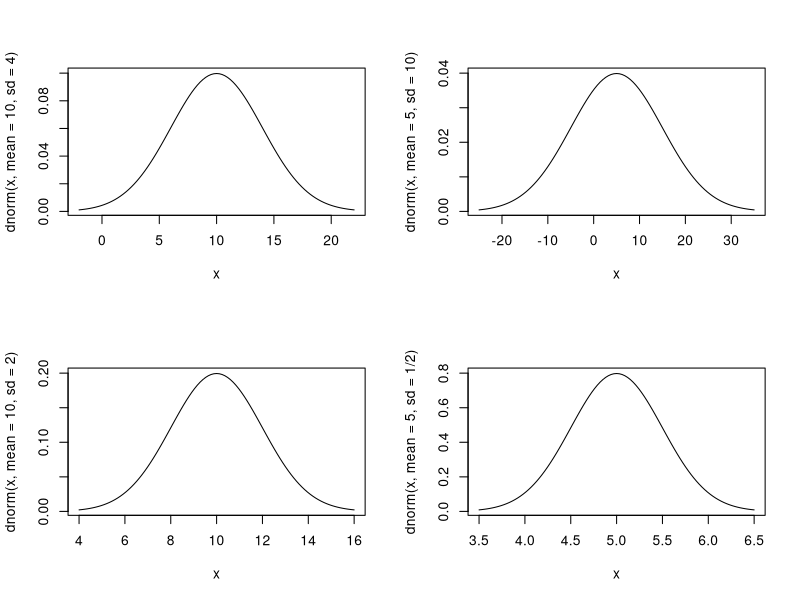
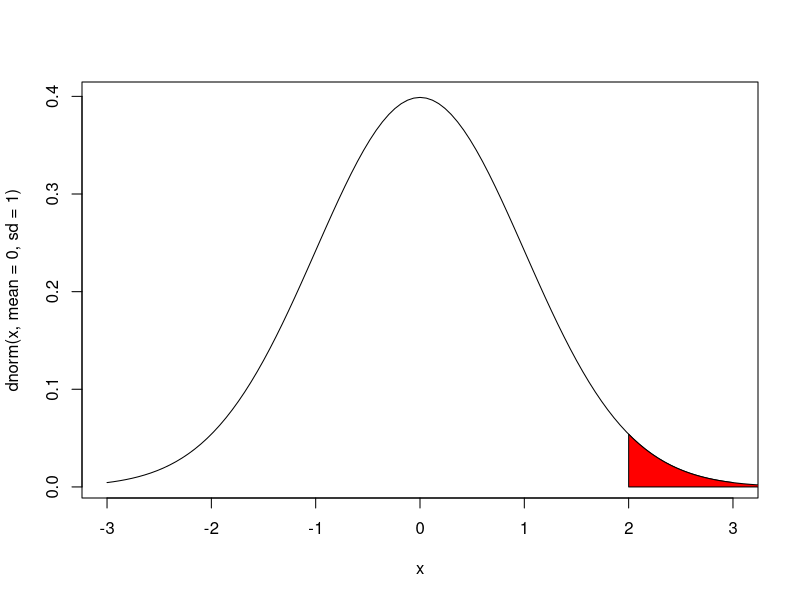
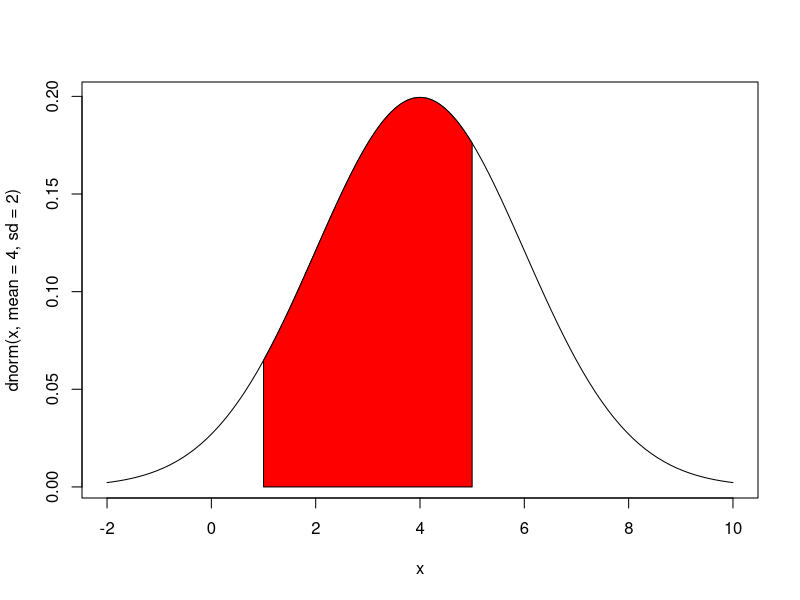
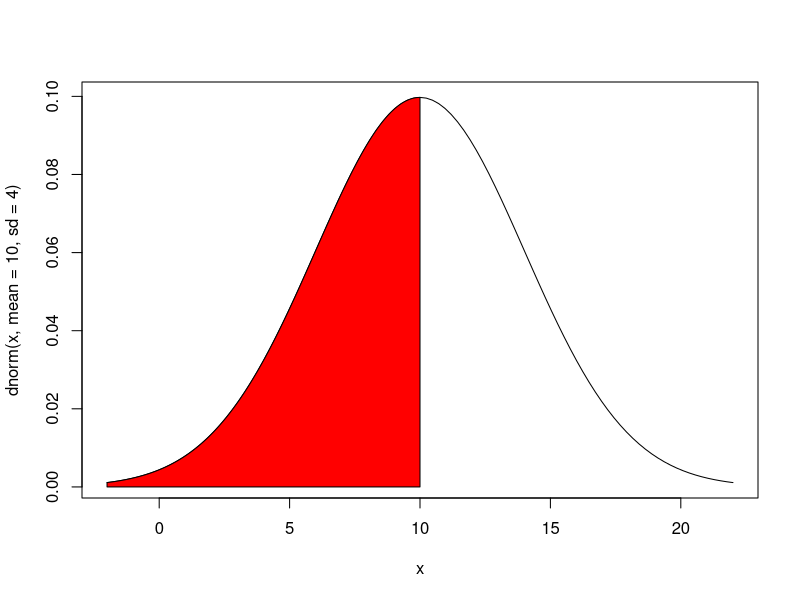
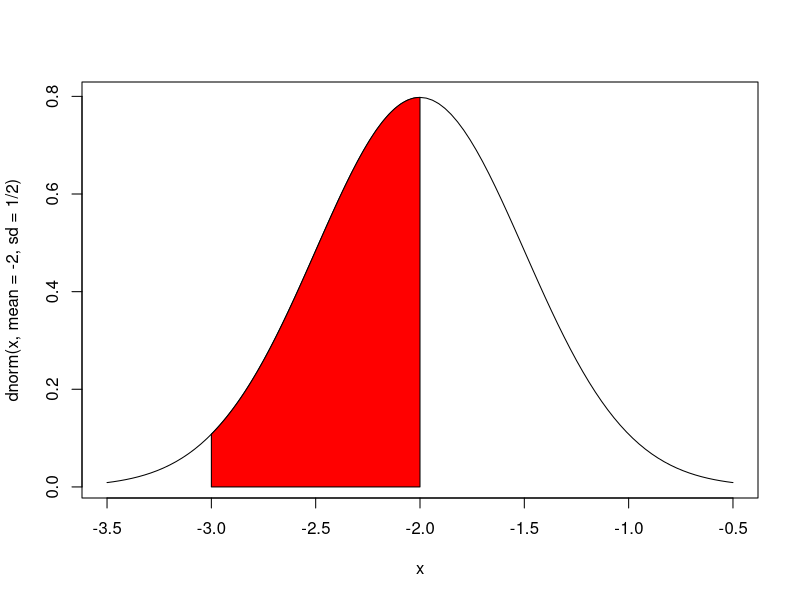
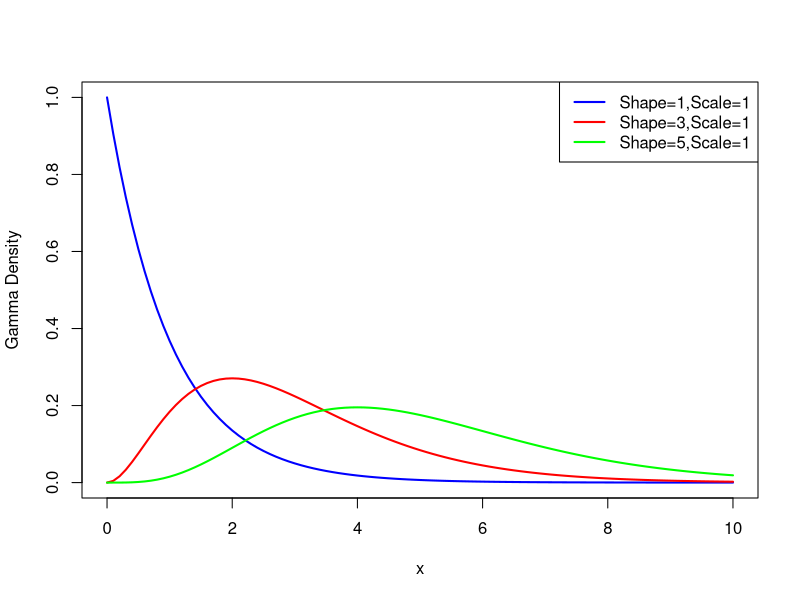
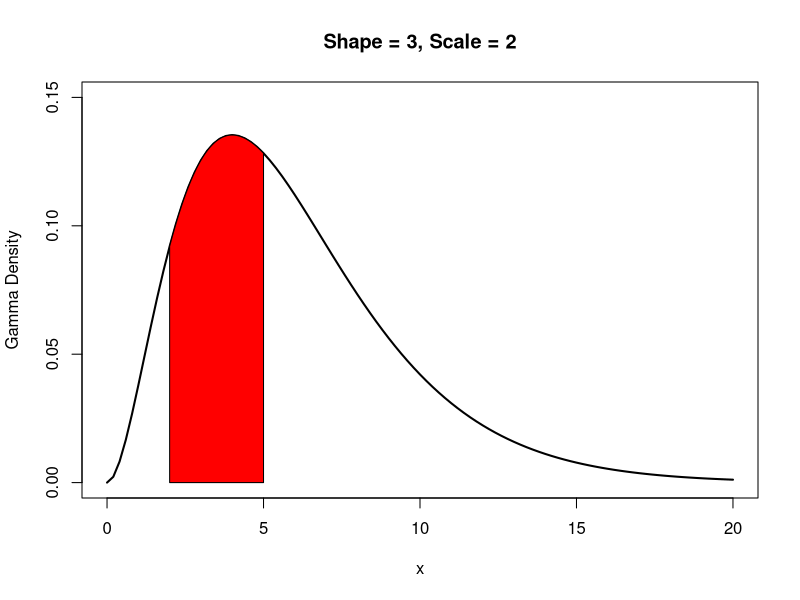
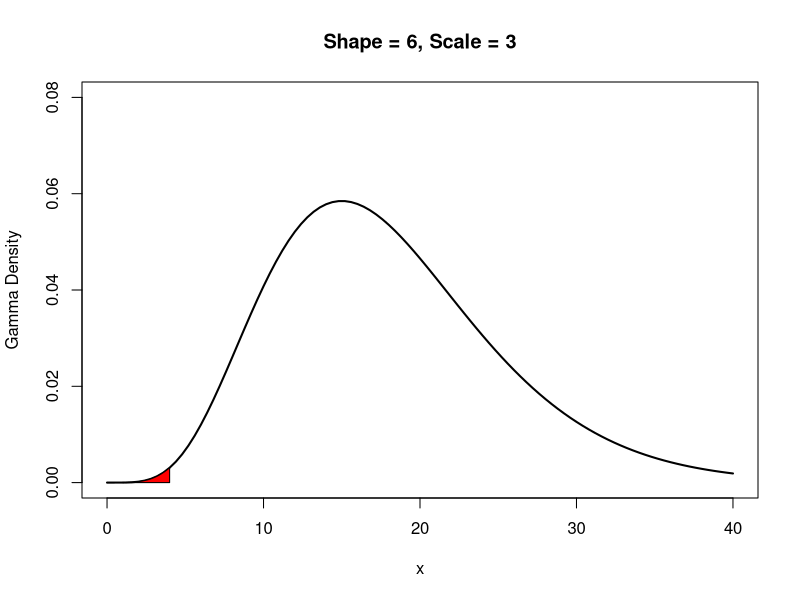

The R script that drew these images, in order:
## ---- chunk 1
knitr::opts_chunk$set(echo = TRUE)
## ---- chunk 2
getwd()
## ---- chunk 3
layout(matrix(1:4, nr=2,nc=2))

curve(dnorm(x, mean=10,sd=4),xlim=c(-2,22))
curve(dnorm(x, mean=10,sd=2),xlim=c(4,16))
curve(dnorm(x, mean=5,sd=10),xlim=c(-25,35))
curve(dnorm(x, mean=5,sd=1/2),xlim=c(3.5,6.5))

par(mfrow=c(1,1))

curve(dnorm(x, mean=0, sd=1), xlim=c(-3, 3))
xcurve=seq(2, 4, length=1000)
ycurve=dnorm(xcurve, mean=0, sd=1)
polygon(c(2,xcurve,4),c(0,ycurve,0),col="Red")
prob = round(pnorm(3,mean=0,sd=1)-pnorm(2,mean=0,sd=1), 4)
print(prob)

curve(dnorm(x, mean=4, sd=2), xlim=c(-2, 10))
xcurve=seq(1, 5, length=1000)
ycurve=dnorm(xcurve, mean=4, sd=2)
polygon(c(1,xcurve,5),c(0,ycurve,0),col="Red")
prob = round(pnorm(5,mean=4,sd=2)-pnorm(1,mean=4,sd=2), 4)
print(prob)

curve(dnorm(x, mean=10, sd=4), xlim=c(-2, 22))
xcurve=seq(-2, 10, length=1000)
ycurve=dnorm(xcurve, mean=10, sd=4)
polygon(c(-2,xcurve,10),c(0,ycurve,0),col="Red")
prob = round(pnorm(10,mean=10,sd=4)-pnorm(-2,mean=10,sd=4), 4)
print(prob)

curve(dnorm(x, mean=-2, sd=1/2), xlim=c(-3.5, -0.5))
xcurve=seq(-3, -2, length=1000)
ycurve=dnorm(xcurve, mean=-2, sd=1/2)
polygon(c(-3,xcurve,-2),c(0,ycurve,0),col="Red")
prob = round(pnorm(-2,mean=-2,sd=1/2)-pnorm(-3,mean=-2,sd=1/2), 4)
print(prob)
## ---- chunk 4
x <- seq(0, 10, 0.1)
plot(x, dgamma(x, shape=1,scale=1), xlim=c(0,10), ylim=c(0,1), type = "l", col="Blue", lwd=2, ylab="Gamma Density")
lines(x, dgamma(x, shape=3,scale=1), col="Red", lwd=2)
lines(x, dgamma(x, shape=5,scale=1), col="Green", lwd=2)
legend("topright", legend = c("Shape=1,Scale=1", "Shape=3,Scale=1", "Shape=5,Scale=1"), col=c("Blue","Red","Green"), lwd=2)

curve(dgamma(x, shape=3,scale=2), xlim=c(0,20), ylim=c(0,0.15), lwd=2, ylab="Gamma Density", main="Shape = 3, Scale = 2")
xcurve = seq(2, 5, length=1000)
ycurve=dgamma(xcurve, shape=3, scale=2)
polygon(c(2, xcurve, 5),c(0,ycurve,0), col="Red")
prob = round(pgamma(5, shape=3, scale=2) - pgamma(2, shape=3,scale=2), 4)
print(prob)

curve(dgamma(x, shape=6,scale=3), xlim=c(0,40), ylim=c(0,0.08), lwd=2, ylab="Gamma Density", main="Shape = 6, Scale = 3")
xcurve = seq(1, 4, length=1000)
ycurve=dgamma(xcurve, shape=6, scale=3)
polygon(c(1, xcurve, 4),c(0,ycurve,0), col="Red")
prob = round(pgamma(4, shape=6, scale=3) - pgamma(1, shape=6,scale=3), 4)
print(prob)

curve(dgamma(x, shape=2,scale=4), xlim=c(0,30), ylim=c(0,0.1), lwd=2, ylab="Gamma Density", main="Shape = 2, Scale = 4")
xcurve = seq(3, 6, length=1000)
ycurve=dgamma(xcurve, shape=2, scale=4)
polygon(c(3, xcurve, 6),c(0,ycurve,0), col="Red")
prob = round(pgamma(6, shape=2, scale=4) - pgamma(3, shape=2,scale=4), 4)
print(prob)
## ---- chunk 5
layout(matrix(1:4, nr=2,nc=2))

curve(dchisq(x,df=1),xlim=c(0,10),ylim=c(0,1),lwd=2,
      ylab="Chisq density", main="df=1")
curve(dchisq(x,df=2),xlim=c(0,10),ylim=c(0,1),lwd=2,
      ylab="Chisq density", main="df=2")
curve(dchisq(x,df=4),xlim=c(0,10),ylim=c(0,0.5),lwd=2,
      ylab="Chisq density", main="df=4")
curve(dchisq(x,df=20),xlim=c(0,40),ylim=c(0,0.1),lwd=2,
      ylab="Chisq density", main="df=20")

par(mfrow=c(1,1))

curve(dchisq(x,df=2),xlim=c(0,10),ylim=c(0,1),lwd=2,
      ylab="Chisq density", main="df=2")
xcurve = seq(2, 4, length=1000)
ycurve = dchisq(xcurve, df=2)
polygon(c(2, xcurve, 4), c(0,ycurve,0), col="Red")
prob = round(pchisq(4, df=2) - pchisq(2, df=2), 4)
print(prob)

curve(dchisq(x,df=3),xlim=c(0,10),ylim=c(0,0.4),lwd=2,
      ylab="Chisq density", main="df=3")
xcurve = seq(3, 5, length=1000)
ycurve = dchisq(xcurve, df=3)
polygon(c(3, xcurve, 5), c(0,ycurve,0), col="Red")
prob = round(pchisq(5, df=3) - pchisq(3, df=3), 4)
print(prob)

curve(dchisq(x,df=20),xlim=c(0,40),ylim=c(0,0.1),lwd=2,
      ylab="Chisq density", main="df=2")
xcurve = seq(10, 21, length=1000)
ycurve = dchisq(xcurve, df=20)
polygon(c(10, xcurve, 21), c(0,ycurve,0), col="Red")
prob = round(pchisq(21, df=20) - pchisq(10, df=20), 4)
print(prob)
## ---- chunk 6
layout(matrix(1:4, nr=2,nc=2))

curve(dgamma(x, shape=1,scale=1), xlim=c(0,5), ylim=c(0,1), lwd=2, ylab="Weibull Density", main="Shape=1,Scale=1")
curve(dgamma(x, shape=3,scale=1), xlim=c(0,10), ylim=c(0,0.4), lwd=2, ylab="Weibull Density", main="Shape=3,Scale=1")
curve(dgamma(x, shape=5,scale=1), xlim=c(0,10), ylim=c(0,0.3), lwd=2, ylab="Weibull Density", main="Shape=5,Scale=1")
curve(dgamma(x, shape=3,scale=4), xlim=c(0,30), ylim=c(0,0.2), lwd=2, ylab="Weibull Density", main="Shape=1,Scale=4")

par(mfrow=c(1,1))

curve(dweibull(x, shape=3,scale=2), xlim=c(0,5), ylim=c(0,0.8), lwd=2, ylab="Weibull Density", main="Shape = 3, Scale = 2")
xcurve = seq(2, 5, length=1000)
ycurve=dweibull(xcurve, shape=3, scale=2)
polygon(c(2, xcurve, 5),c(0,ycurve,0), col="Red")
prob = round(pweibull(5, shape=3, scale=2) - pweibull(2, shape=3,scale=2), 4)
print(prob)

curve(dweibull(x, shape=6,scale=3), xlim=c(0,5), ylim=c(0,1), lwd=2, ylab="Weibull Density", main="Shape = 6, Scale = 3")
xcurve = seq(1, 3, length=1000)
ycurve=dweibull(xcurve, shape=6, scale=3)
polygon(c(1, xcurve, 3),c(0,ycurve,0), col="Red")
prob = round(pweibull(3, shape=6, scale=3) - pweibull(1, shape=6,scale=3), 4)
print(prob)

curve(dweibull(x, shape=2,scale=4), xlim=c(0,10), ylim=c(0,0.3), lwd=2, ylab="Weibull Density", main="Shape = 2, Scale = 4")
xcurve = seq(3, 6, length=1000)
ycurve=dweibull(xcurve, shape=2, scale=4)
polygon(c(3, xcurve, 6),c(0,ycurve,0), col="Red")
prob = round(pweibull(6, shape=2, scale=4) - pweibull(3, shape=2,scale=4), 4)
print(prob)
## ---- chunk 7
layout(matrix(1:4, nr=2,nc=2))

curve(dbeta(x, shape1=1,shape2=2), xlim=c(0,2), ylim=c(0,1.5), lwd=2, ylab="Beta Density", main="Shape1=1,Shape2=2")
curve(dbeta(x, shape1=3,shape2=1), xlim=c(0,2), ylim=c(0,5), lwd=2, ylab="Beta Density", main="Shape1=3,Shape2=1")
curve(dbeta(x, shape1=5,shape2=1), xlim=c(0,2), ylim=c(0,5), lwd=2, ylab="Beta Density", main="Shape1=5,Shape2=1")
curve(dbeta(x, shape1=3,shape2=4), xlim=c(0,1), ylim=c(0,3), lwd=2, ylab="Beta Density", main="Shape1=3,Shape2=4")

par(mfrow=c(1,1))

curve(dbeta(x, shape1=3,shape2=2), xlim=c(0,2), ylim=c(0,3), lwd=2, ylab="Beta Density", main="Shape1=3, Shape2=2")
xcurve = seq(0.5, 1, length=1000)
ycurve=dbeta(xcurve, shape1=3, shape2=2)
polygon(c(0.5, xcurve, 1),c(0,ycurve,0), col="Red")
prob = round(pbeta(1, shape1=3, shape2=2) - pbeta(0.5, shape1=3,shape2=2), 4)
print(prob)

curve(dbeta(x, shape1=6,shape2=3), xlim=c(0,2), ylim=c(0,3), lwd=2, ylab="Beta Density", main="Shape1=6, Shape2=3")
xcurve = seq(0.5, 0.75, length=1000)
ycurve=dbeta(xcurve, shape1=6, shape2=3)
polygon(c(0.5, xcurve, 0.75),c(0,ycurve,0), col="Red")
prob = round(pbeta(0.75, shape1=6, shape2=3) - pbeta(0.5, shape1=6,shape2=3), 4)
print(prob)

curve(dbeta(x, shape1=2,shape2=4), xlim=c(0,2), ylim=c(0,3), lwd=2, ylab="Beta Density", main="Shape1=2, Shape2=4")
xcurve = seq(0, 0.25, length=1000)
ycurve=dbeta(xcurve, shape1=2, shape2=4)
polygon(c(0, xcurve, 0.25),c(0,ycurve,0), col="Red")
prob = round(pbeta(0.25, shape1=2, shape2=4) - pbeta(0, shape1=2,shape2=4), 4)
print(prob)
## ---- chunk 8

